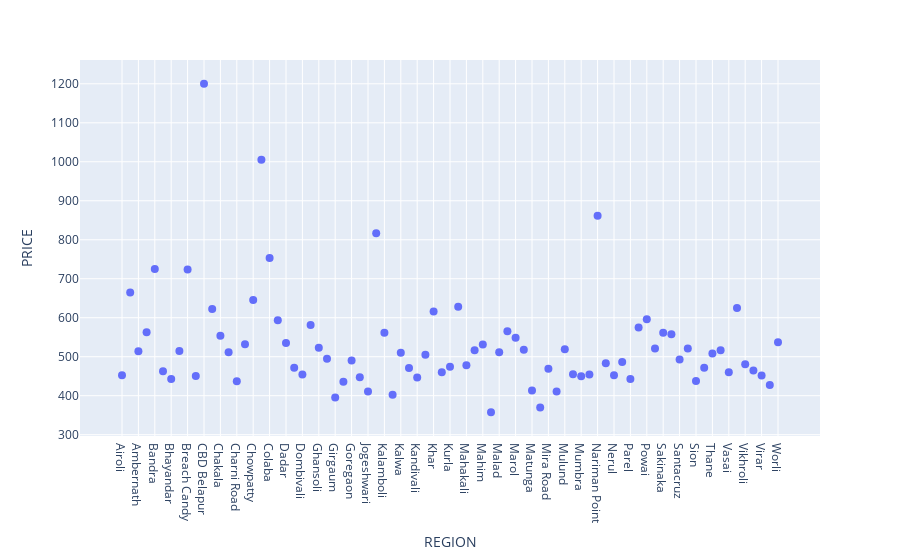

This figure's notebook cell:
### Code cell
fig = px.scatter(region_price_df, x="REGION", y="PRICE").update_traces(marker_size=8)
fig.show()

### Figure 1 — Plotly figure (JSON) as saved in the notebook; plotly's stock layout.template omitted (floating-point values rounded to 4 significant figures)
{"data": [{"hovertemplate": "REGION=%{x}<br>PRICE=%{y}<extra></extra>", "legendgroup": "", "marker": {"color": "#636efa", "size": 8, "symbol": "circle"}, "mode": "markers", "name": "", "orientation": "v", "showlegend": false, "type": "scatter", "x": ["Airoli", "Alibaug", "Ambernath", "Andheri", "Bandra", "Bhandup", "Bhayandar", "Borivali", "Breach Candy", "Byculla", "CBD Belapur", "CBD-Belapur", "Chakala", "Chandivali", "Charni Road", "Chembur", "Chowpatty", "Churchgate", "Colaba", "Cuffe Parade", "Dadar", "Dahisar", "Dombivali", "Fort", "Ghansoli", "Ghatkopar", "Girgaum", "Gorai", "Goregaon", "Grant Road", "Jogeshwari", "Juhu", "Kalamboli", "Kalbadevi", "Kalwa", "Kalyan", "Kandivali", "Kemps Corner", "Khar", "Kharghar", "Kurla", "Lower Parel", "Mahakali", "Mahalaxmi", "Mahim", "Malabar Hill", "Malad", "Marine Lines", "Marol", "Marve", "Matunga", "Mazgaon", "Mira Road", "Mohammad Ali Road", "Mulund", "Mumbai Central", "Mumbra", "Nalasopara", "Nariman Point", "Navi Mumbai", "Nerul", "Panvel", "Parel", "Peddar Road", "Powai", "Prabhadevi", "Sakinaka", "Sanpada", "Santacruz", "Sewri", "Sion", "Tardeo", "Thane", "Ulhasnagar", "Vasai", "Vashi", "Vikhroli", "Vile Parle", "Virar", "Wadala", "Worli"], "xaxis": "x", "y": [452.3, 665, 514, 562.5, 724.9, 463.0, 442.8, 514.9, 723.5, 450.6, 1200, 622.1, 554.1, 511.2, 436.8, 531.9, 645.5, 1005.0, 753.4, 593.8, 535.5, 471.6, 454.4, 581.2, 523.2, 494.9, 395.1, 435.7, 490.3, 447.1, 410.8, 817.0, 561.4, 402.4, 510.3, 471.0, 446.6, 505, 616.1, 460.3, 474.2, 628.3, 478.2, 516.7, 531.5, 357.7, 511.4, 565.2, 548.9, 518.2, 413.4, 369.5, 469.2, 411.0, 519.3, 455, 450, 454.4, 861.8, 483.0, 452.3, 486.5, 442.9, 575, 596.2, 521.1, 561.5, 557.7, 492.9, 520.8, 437.6, 472, 508.3, 516.4, 460.4, 625, 480.4, 464.5, 452.0, 427.5, 537.0], "yaxis": "y"}], "layout": {"autosize": true, "legend": {"tracegroupgap": 0}, "margin": {"t": 60}, "xaxis": {"anchor": "y", "autorange": true, "domain": [0, 1], "range": [-4.977, 84.98], "title": {"text": "REGION"}, "type": "category"}, "yaxis": {"anchor": "x", "autorange": true, "domain": [0, 1], "range": [278.4, 1279.0], "title": {"text": "PRICE"}, "type": "linear"}}}
